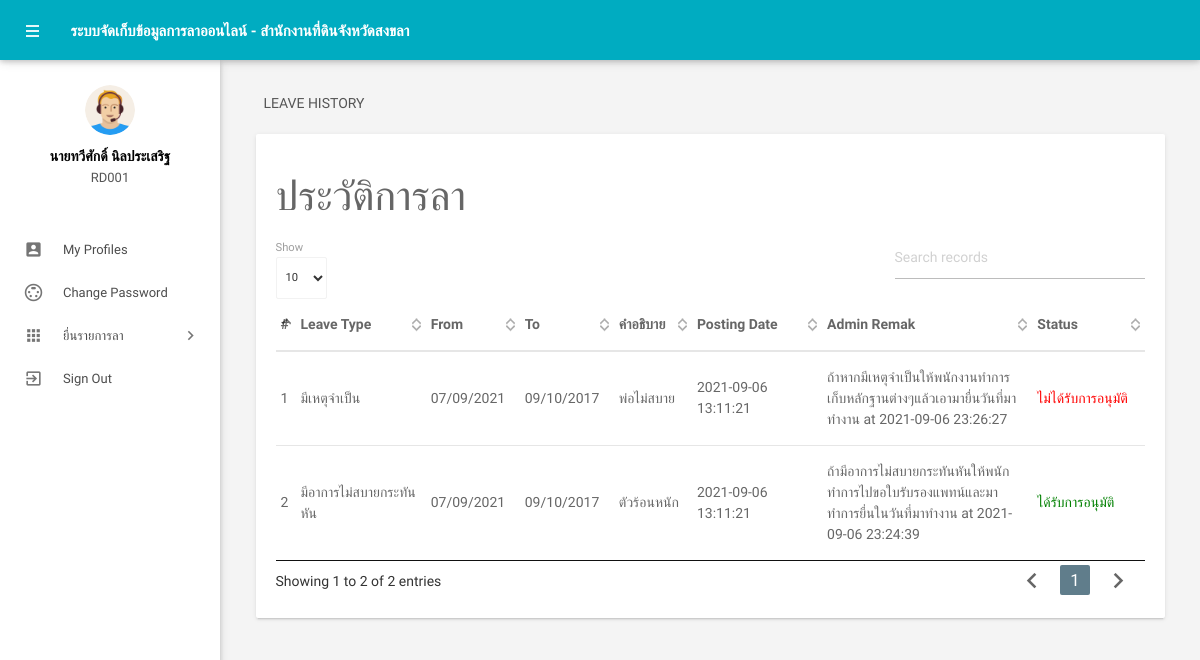
/leavehistory.php (signed in), run on the app's committed database.
### tables this page shows
CREATE TABLE IF NOT EXISTS tblemployees(
 `id` int(11) NOT NULL,
  `EmpId` varchar(100) NOT NULL,
  `FirstName` varchar(150) NOT NULL,
  `LastName` varchar(150) NOT NULL,
  `EmailId` varchar(200) NOT NULL,
  `Password` varchar(180) NOT NULL,
  `Gender` varchar(100) NOT NULL,
  `Dob` varchar(100) NOT NULL,
  `Department` varchar(255) NOT NULL,
  `Address` varchar(255) NOT NULL,
  `City` varchar(200) NOT NULL,
  `Country` varchar(150) NOT NULL,
  `Phonenumber` char(11) NOT NULL,
  `Status` int(1) NOT NULL,
  `RegDate` timestamp NOT NULL DEFAULT CURRENT_TIMESTAMP
)CHARACTER SET utf8;

CREATE TABLE IF NOT EXISTS tblleaves(
  `id` int(11) NOT NULL,
  `LeaveType` varchar(110) NOT NULL,
  `ToDate` varchar(120) NOT NULL,
  `FromDate` varchar(120) NOT NULL,
  `Description` mediumtext NOT NULL,
  `PostingDate` timestamp NOT NULL DEFAULT CURRENT_TIMESTAMP,
  `AdminRemark` mediumtext,
  `AdminRemarkDate` varchar(120) DEFAULT NULL,
  `Status` int(1) NOT NULL,
  `IsRead` int(1) NOT NULL,
  `empid` int(11) DEFAULT NULL
)CHARACTER SET utf8;

### leavehistory.php (the view, shortened to what this page needs)
<?php
include('includes/config.php');
if(strlen($_SESSION['emplogin'])==0)
    {
header('location:index.php');
}
else{
 ?>
<!DOCTYPE html>
<html lang="en">
    <head>
        <link type="text/css" rel="stylesheet" href="assets/plugins/materialize/css/materialize.min.css"/>
        <link href="assets/plugins/material-preloader/css/materialPreloader.min.css" rel="stylesheet">
        <link href="assets/plugins/datatables/css/jquery.dataTables.min.css" rel="stylesheet">
        <link href="assets/css/alpha.min.css" rel="stylesheet" type="text/css"/>
        <link href="assets/css/custom.css" rel="stylesheet" type="text/css"/>
    </head>
    <body>
       <?php include('includes/header.php');?>
       <?php include('includes/sidebar.php');?>
            <main class="mn-inner">
                <div class="row">
                    <div class="col s12">
                        <div class="page-title">Leave History</div>
                    </div>
                    <div class="col s12 m12 l12">
                        <div class="card">
                            <div class="card-content">
                                <h3>ประวัติการลา</h3>
                                <table id="example" class="display responsive-table ">
                                    <thead>
                                        <tr>
                                            <th>#</th>
                                            <th width="120">Leave Type</th>
                                            <th>From</th>
                                            <th>To</th>
                                             <th>คำอธิบาย</th>
                                             <th width="120">Posting Date</th>
                                            <th width="200">Admin Remak</th>
                                            <th>Status</th>
                                        </tr>
                                    </thead>
                                    <tbody>
<?php
$eid=$_SESSION['eid'];
$sql = "SELECT LeaveType,ToDate,FromDate,Description,PostingDate,AdminRemarkDate,AdminRemark,Status from tblleaves where empid=:eid";
$query = $dbh -> prepare($sql);
$query->bindParam(':eid',$eid,PDO::PARAM_STR);
$query->execute();
$results=$query->fetchAll(PDO::FETCH_OBJ);
$cnt=1;
if($query->rowCount() > 0)
{
foreach($results as $result)
{               ?>
                                        <tr>
                                            <td> <?php echo htmlentities($cnt);?></td>
                                            <td><?php echo htmlentities($result->LeaveType);?></td>
                                            <td><?php echo htmlentities($result->ToDate);?></td>
                                            <td><?php echo htmlentities($result->FromDate);?></td>
                                           <td><?php echo htmlentities($result->Description);?></td>
                                            <td><?php echo htmlentities($result->PostingDate);?></td>
                                            <td><?php if($result->AdminRemark=="")
                                            {
echo htmlentities('waiting for approval');
                                            } else
{
 echo htmlentities(($result->AdminRemark)." "."at"." ".$result->AdminRemarkDate);
}
                                            ?></td>
                                                                                 <td><?php $stats=$result->Status;
if($stats==1){
                                             ?>
                                                 <span style="color: green">ได้รับการอนุมัติ</span>
                                                 <?php } if($stats==2)  { ?>
                                                <span style="color: red">ไม่ได้รับการอนุมัติ</span>
                                                 <?php } if($stats==0)  { ?>
 <span style="color: blue">รอการอนุมัติ</span>
 <?php } ?>
                                             </td>
                                        </tr>
                                         <?php $cnt++;} }?>
                                    </tbody>
                                </table>
                            </div>
                        </div>
                    </div>
                </div>
            </main>
        </div>
        <div class="left-sidebar-hover"></div>
    </body>
</html>
<?php } ?>

### includes/sidebar.php (shortened to what this page needs)
<aside id="slide-out" class="side-nav white fixed">
    <div class="side-nav-wrapper">
        <div class="center">
            <div class="sidebar-profile">
                <div class="sidebar-profile-image">
                    <img src="assets/images/profile-image.png" class="circle" alt="">
                </div>
                <div class="sidebar-profile-info">
                    <?php
                       $eid=$_SESSION['eid'];
                       $sql = "SELECT FirstName,LastName,EmpId from  tblemployees where id=:eid";
                       $query = $dbh -> prepare($sql);
                       $query->bindParam(':eid',$eid,PDO::PARAM_STR);
                       $query->execute();
                       $results=$query->fetchAll(PDO::FETCH_OBJ);
                       if($query->rowCount() > 0)
                       {
                       foreach($results as $result)
                       {               ?>
                    <p><?php echo htmlentities($result->FirstName." ".$result->LastName);?></p>
                    <span><?php echo htmlentities($result->EmpId)?></span>
                    <?php }} ?>
                </div>
            </div>
        </div>
        <ul class="sidebar-menu collapsible collapsible-accordion" data-collapsible="accordion">
            <li class="no-padding"><a class="waves-effect waves-grey" href="myprofile.php"><i
                        class="material-icons">account_box</i>My Profiles</a></li>
            <li class="no-padding"><a class="waves-effect waves-grey" href="emp-changepassword.php"><i
                        class="material-icons">settings_input_svideo</i>Change Password</a></li>
            <li class="no-padding">
                <a class="collapsible-header waves-effect waves-grey"><i class="material-icons">apps</i>ยื่นรายการลา<i
                        class="nav-drop-icon material-icons">keyboard_arrow_right</i></a>
            </li>
            <li class="no-padding">
                <a class="waves-effect waves-grey" onclick="return confirm('แน่ใจหรือไหมที่จะออกจากระบบ ?');" href="logout.php"><i class="material-icons">exit_to_app</i>Sign
                    Out</a>
            </li>
        </ul>
    </div>
</aside>

### leavehistory.php (style rules this page uses)
body { font-family: 'IBM Plex Sans Thai Looped', sans-serif; }

### data on the page
tblemployees: FirstName+LastName "นายทวีศักดิ์ นิลประเสริฐ", EmpId "RD001"
tblleaves: LeaveType "มีเหตุจำเป็น", ToDate "07/09/2021", FromDate "09/10/2017", Description "พ่อไม่สบาย", PostingDate "2021-09-06 13:11:21", AdminRemark+AdminRemarkDate "ถ้าหากมีเหตุจำเป็นให้พนักงานทำการเก็บหลักฐานต่างๆแล้วเอามายื่นวันที่มาทำงาน at 2021-09-06 23:26:27", Status "ไม่ได้รับการอนุมัติ"
tblleaves: LeaveType "มีอาการไม่สบายกระทันหัน", ToDate "07/09/2021", FromDate "09/10/2017", Description "ตัวร้อนหนัก", PostingDate "2021-09-06 13:11:21", AdminRemark+AdminRemarkDate "ถ้ามีอาการไม่สบายกระทันหันให้พนักทำการไปขอใบรับรองแพทน์และมาทำการยื่นในวันที่มาทำงาน at 2021-09-06 23:24:39", Status "ได้รับการอนุมัติ"
